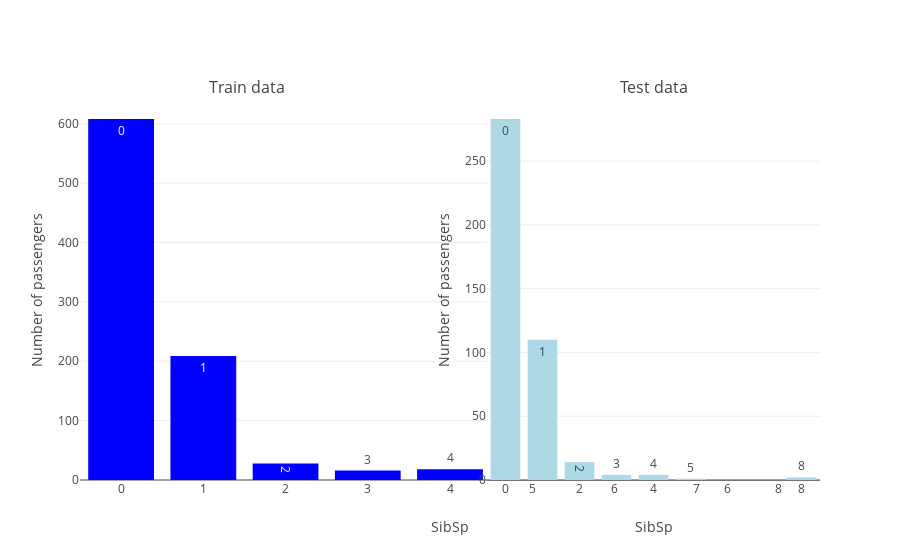

Notebook code cell kept with this figure:
### Markdown cell above
Majority of the passengers were between 20 and 35 years old.

The survival rate for the age interval 15-35 years was quite small.

### Code cell
plot_two_bar(get_categories(train_df,'SibSp'), get_categories(test_df,'SibSp'), 
             'Train data', 'Test data',
             'SibSp', 'Number of passengers')

### Figure 1 — Plotly figure (JSON) as saved in the notebook; plotly's stock layout.template omitted (floating-point values rounded to 4 significant figures)
{"data": [{"marker": {"color": "Blue"}, "text": [0, 1, 2, 4, 3, 8, 5], "type": "bar", "x": [0, 1, 2, 4, 3, 8, 5], "xaxis": "x1", "y": [608, 209, 28, 18, 16, 7, 5], "yaxis": "y1"}, {"marker": {"color": "Lightblue"}, "text": [0, 1, 2, 4, 3, 8, 5], "type": "bar", "x": [0, 1, 2, 4, 3, 8, 5], "xaxis": "x2", "y": [283, 110, 14, 4, 4, 2, 1], "yaxis": "y2"}], "layout": {"annotations": [{"font": {"size": 16}, "showarrow": false, "text": "Train data", "x": 0.225, "xanchor": "center", "xref": "paper", "y": 1, "yanchor": "bottom", "yref": "paper"}, {"font": {"size": 16}, "showarrow": false, "text": "Test data", "x": 0.775, "xanchor": "center", "xref": "paper", "y": 1, "yanchor": "bottom", "yref": "paper"}], "showlegend": false, "xaxis": {"title": "SibSp"}, "xaxis1": {"anchor": "y1", "domain": [0, 0.45]}, "xaxis2": {"anchor": "y2", "domain": [0.55, 1], "title": "SibSp"}, "yaxis": {"title": "Number of passengers"}, "yaxis1": {"anchor": "x1", "domain": [0, 1]}, "yaxis2": {"anchor": "x2", "domain": [0, 1], "title": "Number of passengers"}}}
